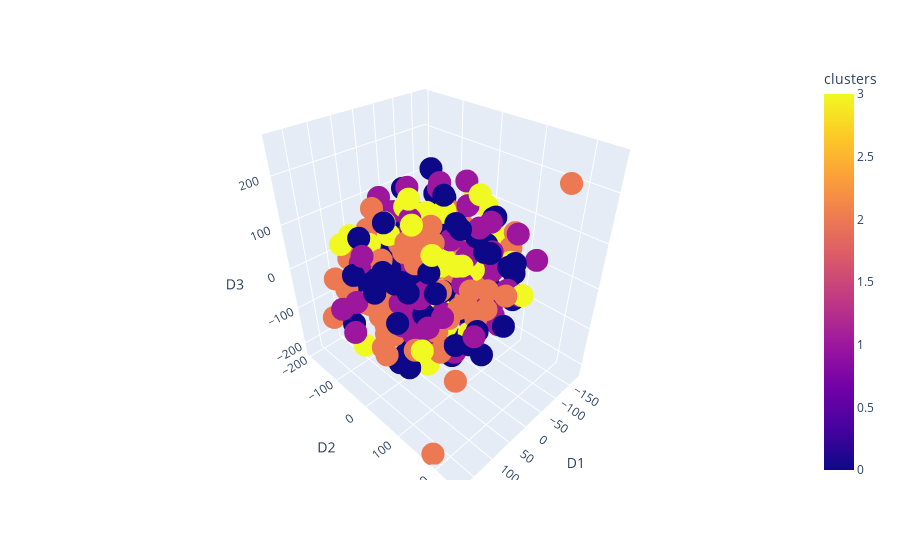

The cell this chart's notebook holds for it:
### Code cell
df = DT2
fig = px.scatter_3d(df, x='D1', y='D2', z='D3', color='clusters')
fig.show()
#fig.write_html("Coin-Gecko_t-SNE.html", include_plotlyjs="cdn")
pio.write_html(fig, file="Coin-Gecko_t-SNE.html", auto_open=True)

### Figure 1 — Plotly figure (JSON) as saved in the notebook; plotly's stock layout.template omitted (floating-point values rounded to 4 significant figures; data arrays with more than 128 entries replaced by an {"elided": "..."} marker saying what was removed)
{"data": [{"hovertemplate": "D1=%{x}<br>D2=%{y}<br>D3=%{z}<br>clusters=%{marker.color}<extra></extra>", "legendgroup": "", "marker": {"color": {"elided": "248 int values"}, "coloraxis": "coloraxis", "symbol": "circle"}, "mode": "markers", "name": "", "scene": "scene", "showlegend": false, "type": "scatter3d", "x": {"elided": "248 float values"}, "y": {"elided": "248 float values"}, "z": {"elided": "248 float values"}}], "layout": {"coloraxis": {"colorbar": {"title": {"text": "clusters"}}, "colorscale": [[0, "#0d0887"], [0.1111, "#46039f"], [0.2222, "#7201a8"], [0.3333, "#9c179e"], [0.4444, "#bd3786"], [0.5556, "#d8576b"], [0.6667, "#ed7953"], [0.7778, "#fb9f3a"], [0.8889, "#fdca26"], [1, "#f0f921"]]}, "legend": {"tracegroupgap": 0}, "margin": {"t": 60}, "scene": {"domain": {"x": [0, 1], "y": [0, 1]}, "xaxis": {"title": {"text": "D1"}}, "yaxis": {"title": {"text": "D2"}}, "zaxis": {"title": {"text": "D3"}}}}}
